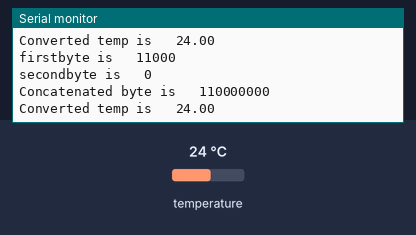
A sketch run on a simulated Arduino Uno, built with avr-gcc and run on an emulated ATmega328P. On the bench: the last lines printed to the serial monitor. Wiring (inferred from the names in the program): TMP102 temperature sensor at I2C address 0x48. The test bench sets the inputs (shaded band); at power-on: temperature 24 °C.

Above: at 1.9 s.
2.0 s: temperature set to 12 °C
At 3.0 s:
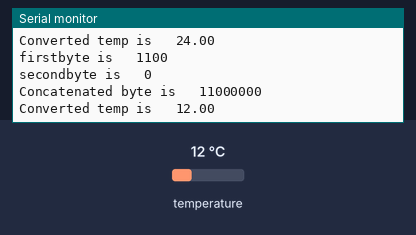
3.5 s: temperature set to 19 °C
At 5.1 s:
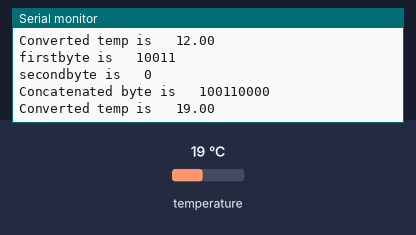
Timing chart, 0 to 6.6 s (numbered marks = the images above; inputs shaded):
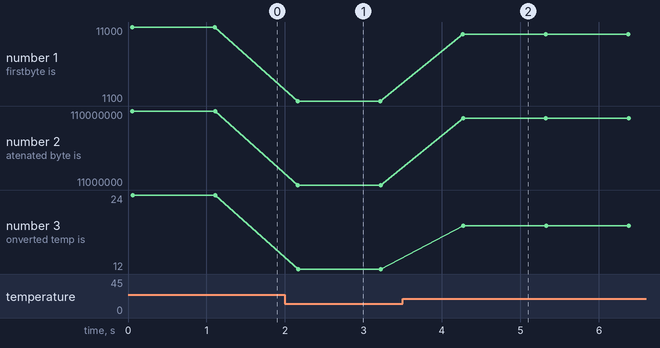

Measured:
- after the input at 2.0 s, the serial monitor: prints a new line after 0.16 s (image 1)
- after the input at 3.5 s, the serial monitor: prints a new line after 0.77 s (image 2)
- plotted number 1: 11000 → 1100 after the input at 2.0 s, 1100 → 10011 after the input at 3.5 s
- plotted number 2: 110000000 → 11000000 after the input at 2.0 s, 11000000 → 100110000 after the input at 3.5 s
- plotted number 3: 24 → 12 after the input at 2.0 s, 12 → 19 after the input at 3.5 s

The sketch:

TMP112-Arduino.ino
```cpp
#include "Wire.h"
#define TMP112_I2C_ADDRESS 72 /* This is the I2C address for our chip.
This value is correct if you tie the ADD0 pin to ground. See the datasheet for some other values. */

void setup() {
  Wire.begin(); // start the I2C library
  Serial.begin(115200); //Start serial communication at 115200 baud

  //configure the configuration register of the TMP112
  Wire.beginTransmission(TMP112_I2C_ADDRESS);
  Wire.write(0x01);   //set pointer to configuration register
  Wire.write(0x61);   //turn on shutdown mode
  Wire.write(0x20);   //keep the LSB as default
  Wire.endTransmission();
}


void getTemp112(int addr){
  byte MSB, LSB;        //Bytes read from the TMP102 temperature registers
  int val;              //Storage for temperature register values
  float convertedtemp;  //The actual temperature value after being mutiplied by the resolution

  //begin a one-shot conversion
  Wire.beginTransmission(addr);
  Wire.write(0x01);   //set pointer to configuration register
  Wire.write(0xE1);   //keep in shutdown mode but set the OS bit
  Wire.write(0x20);   //keep the LSB as default
  Wire.endTransmission();
  delay(50);         //wait for the temperature measurement to occur

  //Reset the pointer to register 0
  Wire.beginTransmission(addr);
  Wire.write(0x00);
  Wire.endTransmission();

  //Get the data from the temperature register
  Wire.requestFrom(addr, 2); //request 2 bytes
  Wire.endTransmission();
  MSB   = (Wire.read());
  LSB   = (Wire.read());

  val   = ((MSB << 8) | LSB) >> 4;  //concatenate the bytes into a 12 bit value
  convertedtemp = val*0.0625;       //multiply the 12 bit value by the measurement resolution

  //print all of the data to serial
  Serial.print("firstbyte is ");
  Serial.print("\t");
  Serial.println(MSB, BIN);
  Serial.print("secondbyte is ");
  Serial.print("\t");
  Serial.println(LSB, BIN);
  Serial.print("Concatenated byte is ");
  Serial.print("\t");
  Serial.println(val, BIN);
  Serial.print("Converted temp is ");
  Serial.print("\t");
  Serial.println(convertedtemp);
  Serial.println();
}

void loop() {
  getTemp112(TMP112_I2C_ADDRESS); //get the temperature reading from the device at the specified address
  delay(1000);     //wait 1 second before printing our next set of readings.
}
```
